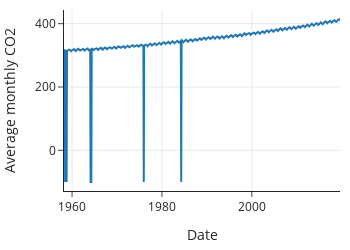

Notebook cell for this chart:
### Markdown cell above
Since scientific studies tend to have very clean data, it's tempting to jump right in and make a plot to see how CO2 monthly averages have changed. The field `DecDate` conveniently represents the month and year as a numeric feature so we can easily make a line plot:

### Code cell
px.line(co2, x='DecDate', y='Avg', width=350, height=250,
        labels={'DecDate':'Date', 'Avg':'Average monthly CO2'})

### Figure 1 — Plotly figure (JSON) as saved in the notebook; plotly's stock layout.template omitted (floating-point values rounded to 4 significant figures; data arrays with more than 128 entries replaced by an {"elided": "..."} marker saying what was removed)
{"data": [{"hovertemplate": "Date=%{x}<br>Average monthly CO2=%{y}<extra></extra>", "legendgroup": "", "line": {"color": "#1F77B4", "dash": "solid"}, "marker": {"symbol": "circle"}, "mode": "lines", "name": "", "orientation": "v", "showlegend": false, "type": "scatter", "x": {"elided": "738 float values"}, "xaxis": "x", "y": {"elided": "738 float values"}, "yaxis": "y"}], "layout": {"height": 250, "legend": {"tracegroupgap": 0}, "width": 350, "xaxis": {"anchor": "y", "autorange": true, "domain": [0, 1], "range": [1958.0, 2020.0], "title": {"text": "Date"}, "type": "linear"}, "yaxis": {"anchor": "x", "autorange": true, "domain": [0, 1], "range": [-128.6, 443.3], "title": {"text": "Average monthly CO2"}, "type": "linear"}}}
